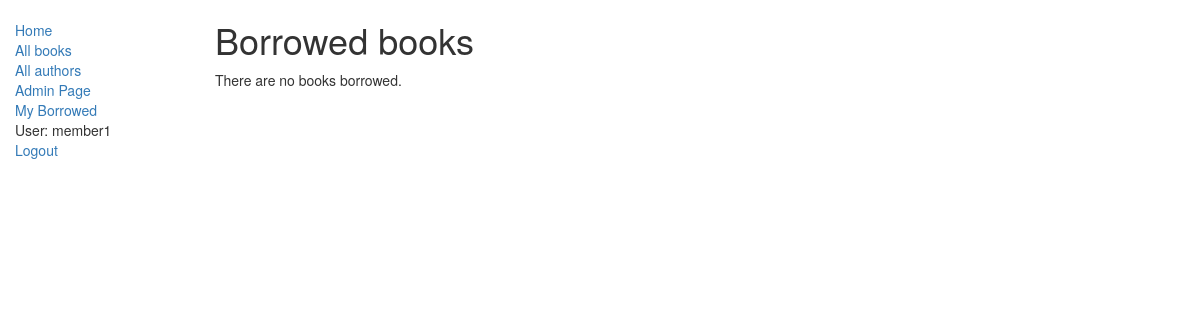
Before: /catalog/mybooks/ (signed in) with the older database file.
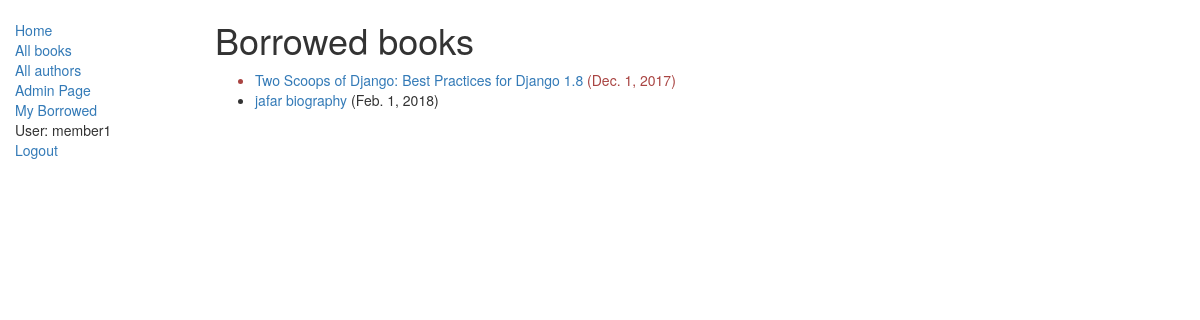
After: the same page with the newer database file.
### catalog/models.py (models this page shows, shortened)
class BookInstance(models.Model):
    id = models.UUIDField(primary_key=True, default=uuid.uuid4, help_text="Unique ID for this particular book across whole library")
    book = models.ForeignKey('Book', on_delete=models.SET_NULL, null=True)
    imprint = models.CharField(max_length=200)
    due_back = models.DateField(null=True, blank=True)
    LOAN_STATUS = (
        ('m', 'Maintenance'),
        ('o', 'On loan'),
        ('a', 'Available'),
        ('r', 'Reserved'),
    )
    status = models.CharField(max_length=1, choices=LOAN_STATUS, blank=True, default='m', help_text='Book availability')
    borrower = models.ForeignKey(User, on_delete=models.SET_NULL, null=True, blank=True)
    class Meta:
        ordering = ["due_back"]
    @property
    def is_overdue(self):
        if self.due_back and date.today() > self.due_back:
            return True
        return False

class Book(models.Model):
    title = models.CharField(max_length=200)
    author = models.ForeignKey('Author', on_delete=models.SET_NULL, null=True)
    summary = models.TextField(max_length=1000, help_text="Enter a brief description of the book")
    isbn = models.CharField('ISBN',max_length=13, help_text='13 Character <a href="https://www.isbn-international.org/content/what-isbn">ISBN number</a>')
    genre = models.ManyToManyField(Genre, help_text="Select a genre for this book")
    def display_genre(self):
        """
        Creates a string for the Genre. This is required to display genre in Admin.
        """
        return ', '.join([ genre.name for genre in self.genre.all()[:3] ])
    display_genre.short_description = 'Genre'

### catalog/views.py (the view)
class LoanedBooksByUserListView(LoginRequiredMixin, generic.ListView):
    model = models.BookInstance
    template_name ='catalog/bookinstance_list_borrowed_user.html'
    paginate_by = 10
    def get_queryset(self):
        return models.BookInstance.objects.filter(borrower=self.request.user).filter(status__exact='o').order_by('due_back')

### catalog/templates/catalog/bookinstance_list_borrowed_user.html
{% extends "catalog/base_generic.html" %}
{% block content %}
    <h1>Borrowed books</h1>
    {% if bookinstance_list %}
    <ul>
      {% for bookinst in bookinstance_list %}
      <li class="{% if bookinst.is_overdue %}text-danger{% endif %}">
        <a href="{% url 'catalog:book-detail' bookinst.book.pk %}">{{bookinst.book.title}}</a> ({{ bookinst.due_back }})
      </li>
      {% endfor %}
    </ul>
    {% else %}
      <p>There are no books borrowed.</p>
    {% endif %}
{% endblock %}

Changed rows visible on the page:
added BookInstance: book "Two Scoops of Django: Best Practices for Django 1.8", due_back "Dec. 1, 2017"
now on this page (row edited): BookInstance: book "jafar biography", due_back "Feb. 1, 2018"
Other visible differences:
text no longer shown: "There are no books borrowed."
